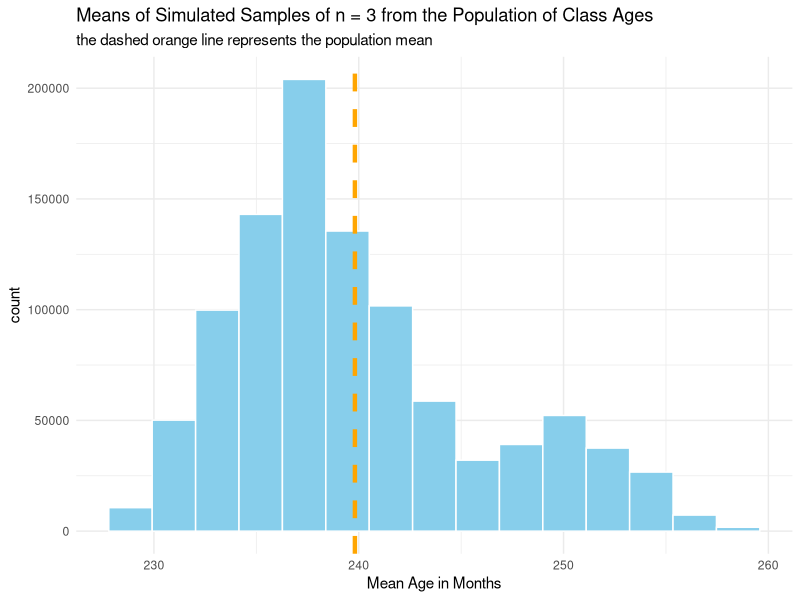
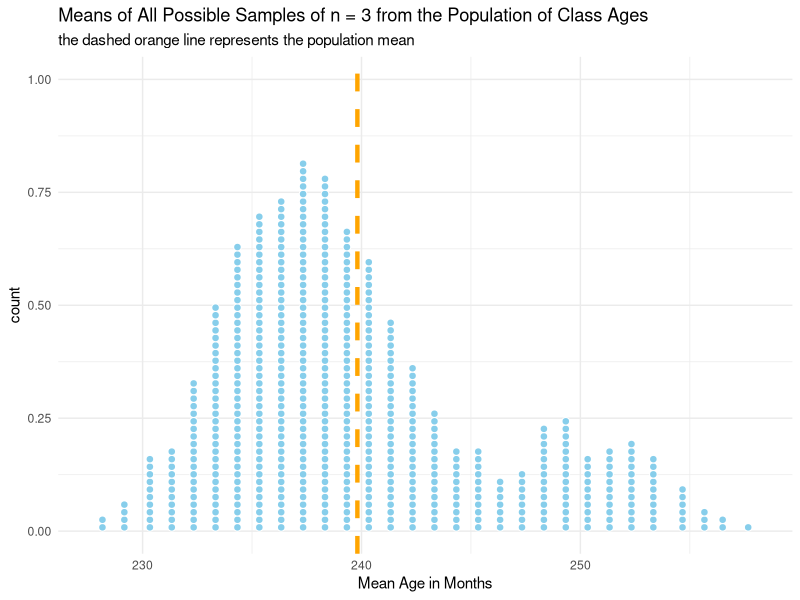
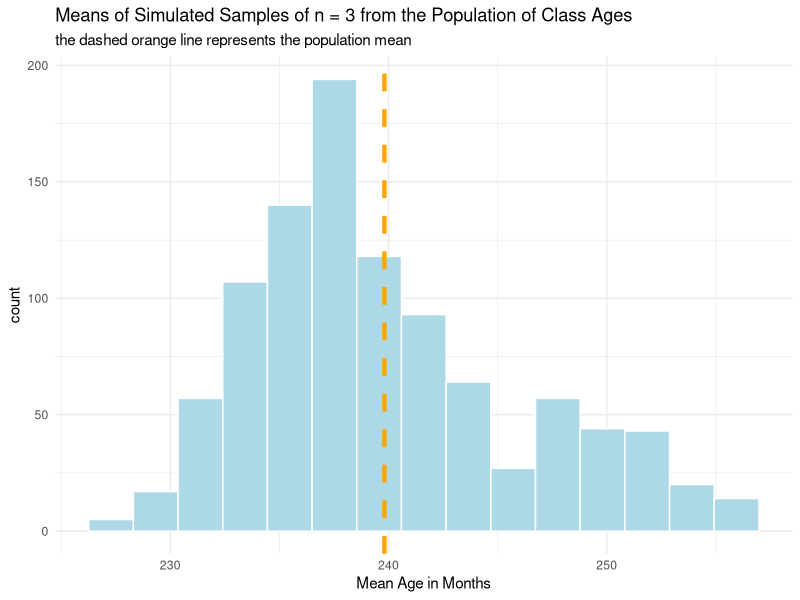

Reproduce these figures in R, in order.
## ---- chunk 1
knitr::opts_chunk$set(
  message = FALSE,
  warning = FALSE,
  comment = NA
)
## ---- chunk 2
library(tidyverse)
library(knitr)
library(kableExtra)
library(combinat) # required for combn() function
## ---- chunk 3
pop_ages <- c(234, 241, 233, 227, 251, 227, 242, 239, 241, 238, 230, 246, 231, 243, 238, 276)
## ---- chunk 4
pop_ages[1] # first value
pop_ages[10] # tenth value
pop_ages[c(1, 10)] # first and tenth values
pop_ages[1:10] # first through tenth values
## ---- chunk 5
(mu <- mean(pop_ages))
## ---- chunk 6
sampleIDs <- c(3, 6, 15)
sample_ages <- pop_ages[sampleIDs] # use vector index [ ] to get data for sampled students
(xbar1 <- mean(sample_ages))
## ---- chunk 7
sampleIDs <- c(5, 15, 16)
sample_ages <- pop_ages[sampleIDs]
(xbar2 <- mean(sample_ages))
## ---- chunk 8
sims <- 10^6 # number of samples
pop_N <- length(pop_ages) # population size
n <- 3 # sample size

sim_means <- numeric(sims) # vector to store the means of the random samples
# there is one location for each simulated sample
# initially this vector contains zeroes, try it!

# our for loop starts at 1 because vectors in R are indexed starting at one
# in mathematics, locations in vectors and/or matrices are numbered from 1
# the counter serves not only to count, but also to index results using [i]

for (i in 1:sims) {
  sampleIDs <- sample(pop_N, n) # randomly choose n sample IDs
  sim_means[i] <- mean(pop_ages[sampleIDs]) # compute/store the sample mean
}
## ---- chunk 9
ggplot(NULL, aes(x = sim_means)) +
  geom_histogram(
    bins = 15,
    color = "white",
    fill = "skyblue"
  ) +
  geom_vline(
    xintercept = mu,
    color = "orange",
    linetype = "dashed",
    size = 1.5
  ) +
  labs(
    title = "Means of Simulated Samples of n = 3 from the Population of Class Ages",
    subtitle = "the dashed orange line represents the population mean",
    x = "Mean Age in Months"
  ) +
  theme_minimal()
## ---- chunk 10
mean(sim_means)
sd(sim_means)
## ---- chunk 11
# if you are confused about this, run it a few times and see what happens
# clarify for yourself so that you understand what pop_N is and what n is

sample(pop_N, n)
## ---- chunk 12
choose(pop_N, n)
## ---- chunk 13
n <- 3
all_samples <- combn(pop_ages, n) # each matrix column is one sample
all_means <- colSums(all_samples) / n # compute the mean of each sample

ggplot(NULL, aes(x = all_means)) +
  geom_dotplot(
    dotsize = 0.35,
    color = "white",
    fill = "skyblue"
  ) +
  geom_vline(
    xintercept = mu,
    color = "orange",
    linetype = "dashed",
    size = 1.5
  ) +
  labs(
    title = "Means of All Possible Samples of n = 3 from the Population of Class Ages",
    subtitle = "the dashed orange line represents the population mean",
    x = "Mean Age in Months"
  ) +
  theme_minimal()
## ---- chunk 14
mean(all_means)
mean(all_means) == mu
## ---- chunk 15
pop_ages <- tibble(ages = c(234, 241, 233, 227, 251, 227, 242, 239, 241, 238, 230, 246, 231, 243, 238, 276))
## ---- chunk 16
mu <- pop_ages %>%
  summarize(mu = mean(ages)) %>%
  pull(mu)
## ---- chunk 17
sim_means <- replicate(
  n = 1000, # this n is the number of replications
  expr = {
    pop_ages %>%
      slice_sample(n = 3) %>% # this n is the sample size
      summarize(sample_mean = mean(ages)) %>%
      pull(sample_mean)
  }
)
## ---- chunk 18
ggplot(NULL, aes(x = sim_means)) +
  geom_histogram(
    bins = 15,
    color = "white",
    fill = "lightblue"
  ) +
  geom_vline(
    xintercept = mu,
    color = "orange",
    linetype = "dashed",
    size = 1.5
  ) +
  labs(
    title = "Means of Simulated Samples of n = 3 from the Population of Class Ages",
    subtitle = "the dashed orange line represents the population mean",
    x = "Mean Age in Months"
  ) +
  theme_minimal()
## ---- chunk 19
tibble(sim_means) %>%
  summarize(
    mean_of_sim_means = mean(sim_means),
    sd_of_sim_means = sd(sim_means)
  ) %>%
  kable(digits = 2) %>%
  kable_styling(
    full_width = FALSE,
    position = "left",
    font_size = 14
  )
## ---- chunk 20
sessionInfo()
